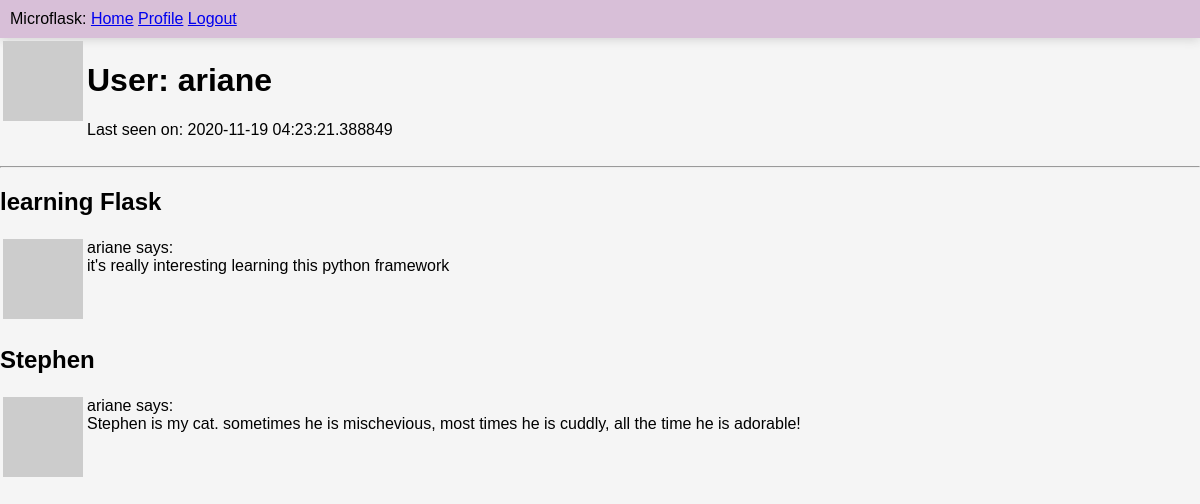
The page /user/ariane (signed in) on the database its author committed.
### app/models.py (models this page shows, shortened)
class User(UserMixin, db.Model):
  id = db.Column(db.Integer, primary_key=True)
  username = db.Column(db.String(64), index=True, unique=True)
  email = db.Column(db.String(120), index=True, unique=True)
  password_hash = db.Column(db.String(128))
  posts = db.relationship('Post', backref='author', lazy='dynamic')
  about_me = db.Column(db.String(140))
  last_seen = db.Column(db.DateTime, default=datetime.utcnow)
  def avatar(self, size):
    digest = md5(self.email.lower().encode('utf-8')).hexdigest()
    return f"https://www.gravatar.com/avatar/{digest}?d=identicon&s={size}"

class Post(db.Model):
  id = db.Column(db.Integer, primary_key=True)
  title = db.Column(db.String(60))
  body = db.Column(db.String(140))
  timestamp = db.Column(db.DateTime, index=True, default=datetime.utcnow)
  user_id = db.Column(db.Integer, db.ForeignKey('user.id'))

### app/routes.py (the view)
@app.route('/user/<username>')
@login_required
def user(username):
  user = User.query.filter_by(username=username).first_or_404()
  if (current_user.username is user.username):
    posts = user.posts.all()
    return render_template('user.html', user=user, posts=posts)
  return redirect(url_for('login'))

### app/models.py (called while the page is built)
@login.user_loader
def load_user(id):
  return User.query.get(int(id))

### app/routes.py (called while the page is built)
@app.before_request
def before_request():
  if current_user.is_authenticated:
    current_user.last_seen = datetime.utcnow()
    db.session.commit()

### app/templates/user.html (shortened to what this page needs)
{% extends 'layout.html' %}
{% block content %}
  <table>
    <tr valign="top">
        <td><img src="{{ user.avatar(128) }}"></td>
        <td>
          <h1>User: {{ user.username }}</h1>
          {% if user.last_seen %}<p>Last seen on: {{ user.last_seen }}</p>{% endif %}
        </td>
    </tr>
  </table>
  <hr>
  {% for post in posts %}
    {% include '_post.html' %}
  {% endfor %}
{% endblock %}

### app/templates/layout.html (shortened to what this page needs)
<!DOCTYPE html>
<html lang="en">
<head>
  <link href={{ url_for('static', filename='styles/global.css') }} rel='stylesheet' >
</head>
<body>
  <nav id='nav'>Microflask:
    <a href="/">Home</a>
    {% if current_user.is_anonymous %}
    <a href="/login">Login</a> /
    <a href='/register'>Register</a>
    {% else %}
    <a href="{{ url_for('user', username=current_user.username) }}">Profile</a>
    <a href="/logout">Logout</a>
    {% endif %}
  </nav>
  {% block content %}{% endblock %}
</body>
</html>

### app/templates/_post.html
<table>
  <tr valign="top">
      <tc><h2>{{post.title}}</h2></tc>
      <td><img src="{{ post.author.avatar(36) }}"></td>
      <td>{{ post.author.username }} says:<br>{{ post.body }}</td>
  </tr>
</table>

### app/static/styles/global.css (style rules this page uses)
html, body { margin: 0; padding: 0; background-color: whitesmoke; font-family: Arial, sans-serif; }
#nav { display: sticky; background-color: thistle; padding: 10px; box-shadow: 0px 2px 10px lightgray; }

### rows shown on the page
User: username "ariane", last_seen "2020-11-19 04:23:21.388849"
Post: title "learning Flask", author.username "ariane", body "it's really interesting learning this python framework"
Post: title "Stephen", author.username "ariane", body "Stephen is my cat. sometimes he is mischevious, most times he is cuddly, all the time he is adorable!"
